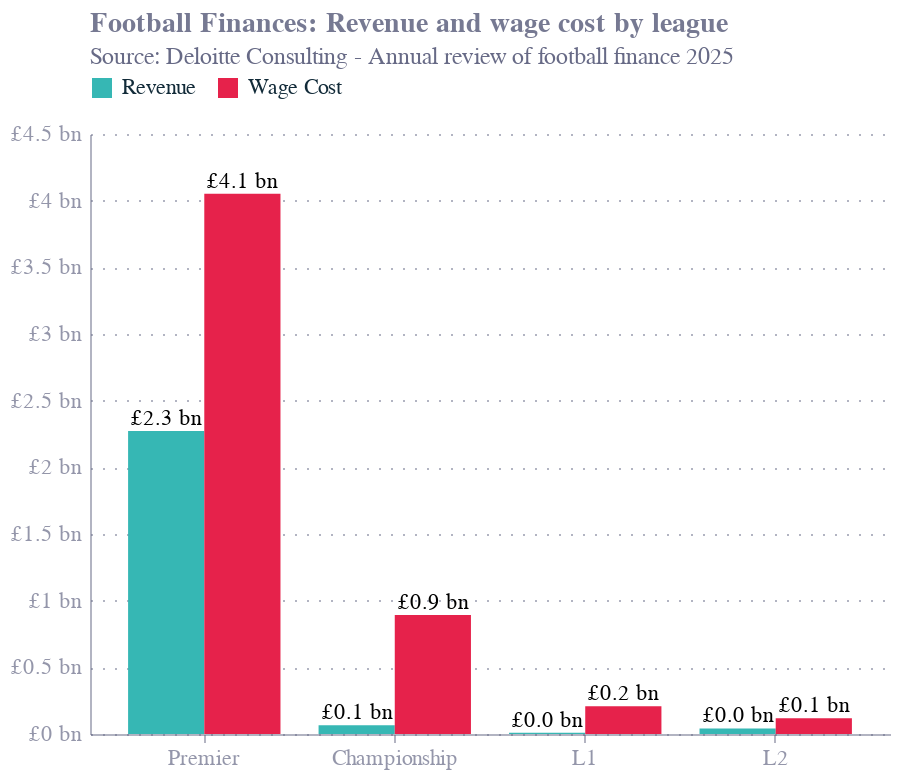

Here is the notebook cell this chart was saved with:
### Code cell
layers.display()

### Figure 1 — Vega-Lite specification as saved in the notebook (floating-point values rounded to 4 significant figures)
{"config": {"font": "Circular Std", "text": {"color": "#676A86", "align": "left", "baseline": "middle", "dx": 7, "dy": 0, "fontSize": 11}, "view": {"stroke": null, "continuousWidth": 400, "continuousHeight": 300, "discreteWidth": 400, "discreteHeight": 300}, "range": {"category": ["#36B7B4", "#E6224B", "#F4C245", "#0063AF", "#00A767", "#179FDB", "#EB5C2E"], "diverging": ["#E6224B", "#E54753", "#C9C9C9", "#179FDB", "#122B39"], "heatmap": ["#C9C9C9", "#179FDB", "#0063AF", "#122B39"], "ordinal": ["#00A767", "#36B7B4", "#179FDB", "#0063AF", "#243B5A"]}, "bar": {"color": "#179fdb"}, "line": {"color": "#e6224b"}, "rule": {"color": "#676A86"}, "area": {"opacity": 0.3}, "point": {"filled": true, "size": 80, "color": "#e6224b", "opacity": 0.95}, "geoshape": {"stroke": "white", "strokeWidth": 0.3}, "rect": {"fill": "#d6d4d4", "opacity": 0.3}, "axis": {"labelColor": "#676A86", "labelFontSize": 11, "labelFont": "Circular Std", "labelOpacity": 0.7, "tickColor": "#676A86", "tickOpacity": 0.5, "domainColor": "#676A86", "domainOpacity": 0.5, "gridColor": "#676A86", "gridDash": [2, 2], "gridOpacity": 0.5, "title": null, "titleColor": "#676A86", "titleOpacity": 0.8, "tickSize": 4}, "axisXDiscrete": {"grid": false, "labelAngle": 0, "tickCount": 10, "tickOpacity": 0.5, "title": null}, "axisYDiscrete": {"ticks": false, "labelPadding": 5}, "axisXTemporal": {"grid": false, "ticks": true}, "axisXQuantitative": {"grid": true}, "axisYQuantitative": {"gridColor": "#676A86", "gridDash": [1, 5], "gridOpacity": 0.5, "ticks": false, "labelPadding": 5, "tickCount": 8, "titleAngle": 0, "titleAlign": "left", "titleBaseline": "bottom", "titleX": 0, "titleY": -5}, "title": {"color": "#676A86E6", "subtitleColor": "#676A86", "font": "Circular Std", "subtitleFont": "Circular Std", "anchor": "start", "fontSize": 14, "subtitleFontSize": 12, "subtitlePadding": 4, "offset": 0, "frame": "group"}, "legend": {"titleColor": "#122b39", "title": null, "labelColor": "#122b39", "labelFontSize": 11}}, "layer": [{"mark": {"type": "bar"}, "encoding": {"color": {"field": "rev/cost", "legend": {"orient": "top"}, "type": "nominal"}, "x": {"field": "league", "sort": ["Premier", "Championship", "L1", "L2"], "type": "nominal"}, "xOffset": {"field": "rev/cost", "scale": {"paddingOuter": 0}, "type": "nominal"}, "y": {"axis": {"labelExpr": "\"£\" + datum.value / 1000 + \" bn\"", "titleX": -70}, "field": "amt", "title": null, "type": "quantitative"}}, "title": {"text": "Football Finances: Revenue and wage cost by league", "subtitle": "Source: Deloitte Consulting - Annual review of football finance 2025"}}, {"mark": {"type": "text", "align": "center", "baseline": "top", "dx": 0, "dy": -12, "text": {"expr": "'£' + format(datum.amt/1000, '.1f') + ' bn'"}}, "encoding": {"color": {"value": "black"}, "x": {"field": "league", "sort": ["Premier", "Championship", "L1", "L2"], "type": "nominal"}, "xOffset": {"field": "rev/cost", "scale": {"paddingOuter": 0}, "type": "nominal"}, "y": {"axis": {"labelExpr": "\"£\" + datum.value / 1000 + \" bn\"", "titleX": -70}, "field": "amt", "title": null, "type": "quantitative"}}, "title": {"text": "Football Finances: Revenue and wage cost by league", "subtitle": "Source: Deloitte Consulting - Annual review of football finance 2025"}}], "data": {"name": "data-03bb52eff0fcac908f1eaa44167669c8"}, "$schema": "https://vega.github.io/schema/vega-lite/v5.20.1.json", "datasets": {"data-03bb52eff0fcac908f1eaa44167669c8": [{"league": "Premier", "rev/cost": "Revenue", "amt": 2272}, {"league": "Premier", "rev/cost": "Wage Cost", "amt": 4051}, {"league": "Championship", "rev/cost": "Revenue", "amt": 66}, {"league": "Championship", "rev/cost": "Wage Cost", "amt": 892}, {"league": "L1", "rev/cost": "Revenue", "amt": 10}, {"league": "L1", "rev/cost": "Wage Cost", "amt": 208}, {"league": "L2", "rev/cost": "Revenue", "amt": 42}, {"league": "L2", "rev/cost": "Wage Cost", "amt": 118}]}}
